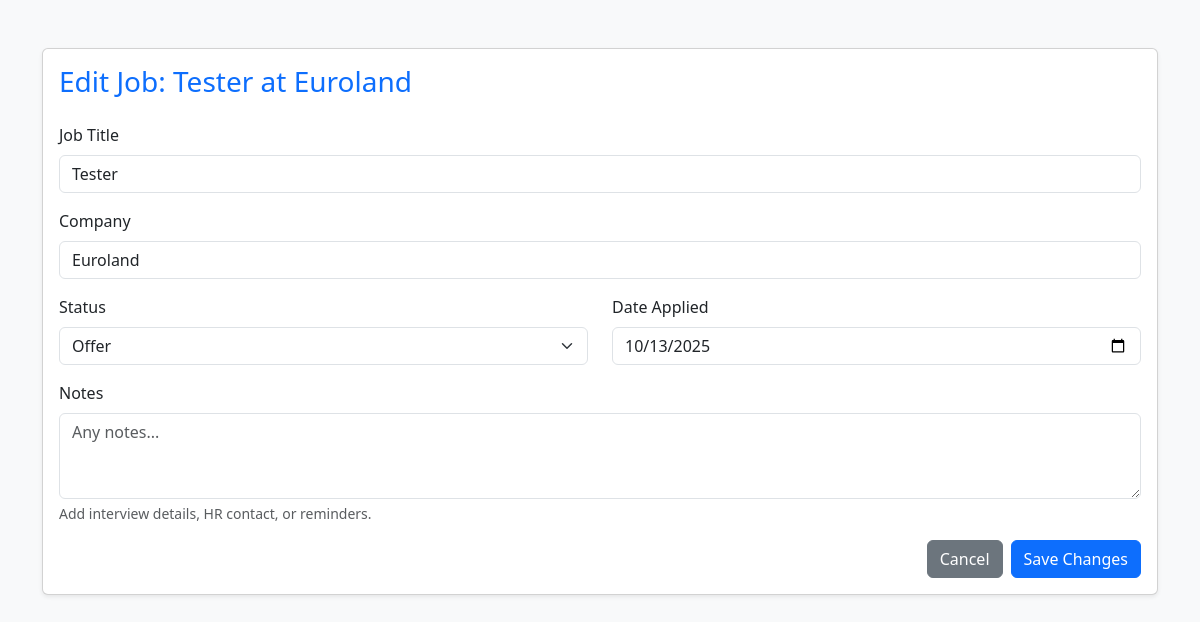
Screenshot of /jobs/8/edit/ (signed in) with the database file from the repository.
### jobs/models.py (models this page shows, shortened)
class Job(models.Model):
    STATUS_CHOICES = [
        ('Applied', 'Applied'),
        ('Interview', 'Interview'),
        ('Offer', 'Offer'),
        ('Rejected', 'Rejected'),
        ('Wishlist', 'Wishlist'),
    ]
    user = models.ForeignKey(User, on_delete=models.CASCADE, null=True, blank=True)
    title = models.CharField(max_length=200)
    company = models.CharField(max_length=200)
    status = models.CharField(max_length=50, choices=STATUS_CHOICES, default='Applied')
    date_applied = models.DateField(null=True, blank=True)
    notes = models.TextField(blank=True)
    created_at = models.DateTimeField(default=timezone.now)
    updated_at = models.DateTimeField(default=timezone.now)

### jobs/views.py (the view)
# urls.py: path('<int:id>/edit/', views.edit_job, name='edit_job'),
@login_required
@never_cache
def edit_job(request, id):
    try:
        job = Job.objects.get(id=id, user=request.user)  # ✅ only this user's job
    except Job.DoesNotExist:
        return HttpResponseNotFound("<h2>This job does not exist or you have deleted the job.</h2>")
    if request.method == 'POST':
        form = JobForm(request.POST, instance=job)
        if form.is_valid():
            form.save()
            return redirect('job_list')
    else:
        form = JobForm(instance=job)
    return render(request, 'jobs/job_form.html', {'form': form, 'job': job})

### jobs/forms.py
class JobForm(forms.ModelForm):
    class Meta:
        model = Job
        fields = ["title", "company", "status", "date_applied", "notes"]
        widgets = {
            "title": forms.TextInput(attrs={"class": "form-control"}),
            "company": forms.TextInput(attrs={"class": "form-control"}),
            "status": forms.Select(attrs={"class": "form-select"}),
            "date_applied": forms.DateInput(attrs={"class": "form-control", "type": "date"}),
            "notes": forms.Textarea(attrs={"class": "form-control", "rows": 3, "placeholder": "Any notes..."}),
        }

### jobs/templates/jobs/job_form.html (shortened to what this page needs)
<!DOCTYPE html>
<html>
<head>
  <link href="https://cdn.jsdelivr.net/npm/bootstrap@5.3.0/dist/css/bootstrap.min.css" rel="stylesheet">
</head>
<body class="bg-light">
  <div class="container py-5">
    <div class="card shadow-sm">
      <div class="card-body">
        <h3 class="mb-4 {% if form.instance.id %}text-primary{% else %}text-success{% endif %}">
          {% if form.instance.id %}
            Edit Job: {{ job.title }} at {{ job.company }}
          {% else %}
            Add a New Job
          {% endif %}
        </h3>
        <form method="POST">
          <div class="mb-3">
            <label for="id_title" class="form-label">Job Title</label>
            {{ form.title }}
          </div>
          <div class="mb-3">
            <label for="id_company" class="form-label">Company</label>
            {{ form.company }}
          </div>
          <div class="row">
            <div class="col-md-6 mb-3">
              <label for="id_status" class="form-label">Status</label>
              {{ form.status }}
            </div>
            <div class="col-md-6 mb-3">
              <label for="id_date_applied" class="form-label">Date Applied</label>
              {{ form.date_applied }}
            </div>
          </div>
          <div class="mb-3">
            <label for="id_notes" class="form-label">Notes</label>
            {{ form.notes }}
            <div class="form-text">Add interview details, HR contact, or reminders.</div>
          </div>
          <div class="d-flex justify-content-end">
            <a href="{% url 'job_list' %}" class="btn btn-secondary me-2">Cancel</a>
            <button type="submit" class="btn {% if form.instance.id %}btn-primary{% else %}btn-success{% endif %}">
              {% if form.instance.id %}Save Changes{% else %}Add Job{% endif %}
            </button>
          </div>
        </form>
      </div>
    </div>
  </div>
</body>
</html>

### rows the page displays
Job: title "Tester", company "Euroland", status "Offer", date_applied "10/13/2025"
